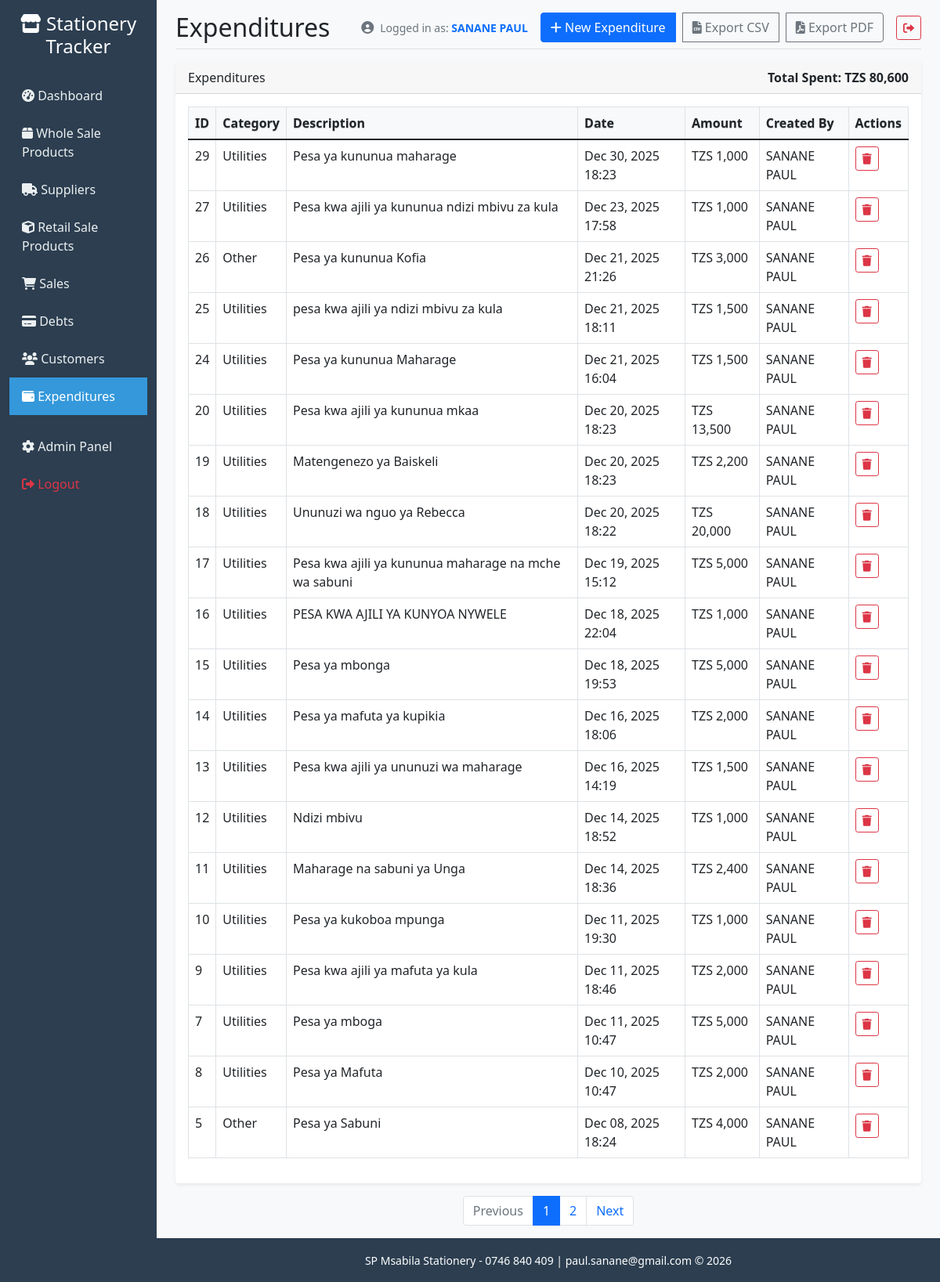
The app's page /expenditures/ (signed in) with its own data.
### tracker/models.py (models this page shows, shortened)
class Expenditure(models.Model):
    CATEGORY_CHOICES = [
        ('supplies', 'Supplies'),
        ('rent', 'Rent'),
        ('utilities', 'Utilities'),
        ('salary', 'Salary'),
        ('marketing', 'Marketing'),
        ('other', 'Other'),
    ]
    category = models.CharField(max_length=50, choices=CATEGORY_CHOICES, default='other')
    description = models.TextField(blank=True)
    amount = models.DecimalField(max_digits=12, decimal_places=2, validators=[MinValueValidator(Decimal('0.01'))])
    expense_date = models.DateTimeField(default=timezone.now)
    created_by = models.ForeignKey(User, on_delete=models.SET_NULL, null=True, blank=True)
    created_at = models.DateTimeField(auto_now_add=True)
    class Meta:
        ordering = ['-expense_date']

### tracker/views.py (the view)
# urls.py: path('expenditures/', views.expenditures_list, name='expenditures_list'),
@login_required
def expenditures_list(request):
    expenditures = Expenditure.objects.all().order_by('-expense_date')
    start_date = request.GET.get('start_date')
    end_date = request.GET.get('end_date')
    if start_date in (None, '', 'None'):
        start_date = None
    if end_date in (None, '', 'None'):
        end_date = None
    if start_date:
        expenditures = expenditures.filter(expense_date__date__gte=start_date)
    if end_date:
        expenditures = expenditures.filter(expense_date__date__lte=end_date)
    total_spent = expenditures.aggregate(total=Sum('amount'))['total'] or Decimal('0')
    page = request.GET.get('page')
    paginator = Paginator(expenditures, 20)
    page_obj = paginator.get_page(page)
    context = {
        'expenditures': page_obj,
        'start_date': start_date,
        'end_date': end_date,
        'total_spent': total_spent,
        'paginator': paginator,
        'page_obj': page_obj,
    }
    return render(request, 'tracker/expenditures_list.html', context)

### tracker/templatetags/querystring.py (called while the page is built)
@register.simple_tag(takes_context=True)
def url_replace(context, field, value):
    request = context.get('request')
    if not request:
        return ''
    params = request.GET.copy()
    if value in (None, '', 'None'):
        params.pop(field, None)
    else:
        params[field] = value
    return params.urlencode()

### templates/tracker/expenditures_list.html (shortened to what this page needs)
{% extends 'base.html' %}
{% load humanize tz querystring %}
{% block page_title %}Expenditures{% endblock %}
{% block page_actions %}
<div class="btn-group" role="group">
    <a href="{% url 'create_expenditure' %}" class="btn btn-primary">
        <i class="fas fa-plus"></i> New Expenditure
    </a>
    <a href="{% url 'expenditures_export' %}" class="btn btn-outline-secondary ms-2">
        <i class="fas fa-file-csv"></i> Export CSV
    </a>
    <a href="{% url 'expenditures_export_pdf' %}" class="btn btn-outline-secondary ms-2">
        <i class="fas fa-file-pdf"></i> Export PDF
    </a>
</div>
{% endblock %}
{% block content %}
<div class="card">
    <div class="card-header d-flex justify-content-between align-items-center">
        <h6 class="m-0">Expenditures</h6>
        <div><strong>Total Spent: TZS {{ total_spent|floatformat:0|intcomma }}</strong></div>
    </div>
    <div class="card-body">
        {% if expenditures %}
        <div class="table-responsive">
            <table class="table table-bordered table-hover">
                <thead>
                    <tr>
                        <th>ID</th>
                        <th>Category</th>
                        <th>Description</th>
                        <th>Date</th>
                        <th>Amount</th>
                        <th>Created By</th>
                        <th>Actions</th>
                    </tr>
                </thead>
                <tbody>
                    {% for e in expenditures %}
                    <tr>
                        <td>{{ e.id }}</td>
                        <td>{{ e.get_category_display }}</td>
                        <td>{{ e.description|default:'-' }}</td>
                        <td>{{ e.expense_date|localtime|date:'M d, Y H:i' }}</td>
                        <td>TZS {{ e.amount|floatformat:0|intcomma }}</td>
                        <td>{{ e.created_by.get_full_name|default:e.created_by.username }}</td>
                        <td>
                            <form method="post" action="{% url 'delete_expenditure' e.pk %}" class="d-inline">
                                <button type="submit" class="btn btn-sm btn-outline-danger" onclick="return confirm('Delete this expenditure?');">
                                    <i class="fas fa-trash"></i>
                                </button>
                            </form>
                        </td>
                    </tr>
                    {% endfor %}
                </tbody>
            </table>
        </div>
        {% else %}
            <p class="text-muted">No expenditures recorded yet.</p>
        {% endif %}
    </div>
</div>
{% if page_obj.has_other_pages %}
<nav aria-label="Expenditures pagination" class="mt-3">
    <ul class="pagination justify-content-center">
        {% if page_obj.has_previous %}
            <li class="page-item"><a class="page-link" href="?{% url_replace 'page' page_obj.previous_page_number %}">Previous</a></li>
        {% else %}
            <li class="page-item disabled"><span class="page-link">Previous</span></li>
        {% endif %}
        {% for num in page_obj.paginator.page_range %}
            {% if num == page_obj.number %}
                <li class="page-item active"><span class="page-link">{{ num }}</span></li>
            {% else %}
                <li class="page-item"><a class="page-link" href="?{% url_replace 'page' num %}">{{ num }}</a></li>
            {% endif %}
        {% endfor %}
        {% if page_obj.has_next %}
            <li class="page-item"><a class="page-link" href="?{% url_replace 'page' page_obj.next_page_number %}">Next</a></li>
        {% else %}
            <li class="page-item disabled"><span class="page-link">Next</span></li>
        {% endif %}
    </ul>
</nav>
{% endif %}
{% endblock %}

### templates/base.html (shortened to what this page needs)
<!DOCTYPE html>
<html lang="en">
<head>
    <link href="https://cdn.jsdelivr.net/npm/bootstrap@5.1.3/dist/css/bootstrap.min.css" rel="stylesheet">
    <link href="https://cdnjs.cloudflare.com/ajax/libs/font-awesome/6.0.0/css/all.min.css" rel="stylesheet">
    {% load static tz %}
    <link href="{% static 'custom.css' %}" rel="stylesheet">
</head>
<body>
    {% localtime on %}
    <div class="container-fluid">
        <div class="row">
            <nav class="col-md-3 col-lg-2 d-md-block sidebar collapse" id="sidebar">
                <div class="position-sticky pt-3">
                    <div class="text-center mb-4 position-relative">
                        <h4 class="text-white">
                            <i class="fas fa-store"></i> Stationery Tracker
                        </h4>
                    </div>
                    <ul class="nav flex-column">
                        <li class="nav-item">
                            <a class="nav-link {% if request.resolver_match.url_name == 'dashboard' %}active{% endif %}" href="{% url 'dashboard' %}">
                                <i class="fas fa-tachometer-alt"></i> Dashboard
                            </a>
                        </li>
                        <li class="nav-item">
                            <a class="nav-link {% if 'product' in request.resolver_match.url_name %}active{% endif %}" href="{% url 'product_list' %}">
                                <i class="fas fa-box"></i> Whole Sale Products
                            </a>
                        </li>
                        <li class="nav-item">
                            <a class="nav-link {% if 'supplier' in request.resolver_match.url_name %}active{% endif %}" href="{% url 'supplier_list' %}">
                                <i class="fas fa-truck"></i> Suppliers
                            </a>
                        </li>
                        <li class="nav-item">
                            <a class="nav-link {% if 'stationery' in request.resolver_match.url_name %}active{% endif %}" href="{% url 'stationery_list' %}">
                                <i class="fas fa-cube"></i> Retail Sale Products
                            </a>
                        </li>
                        <li class="nav-item">
                            <a class="nav-link {% if 'sales' in request.resolver_match.url_name %}active{% endif %}" href="{% url 'sales_list' %}">
                                <i class="fas fa-shopping-cart"></i> Sales
                            </a>
                        </li>
                        <li class="nav-item">
                            <a class="nav-link {% if 'debts' in request.resolver_match.url_name %}active{% endif %}" href="{% url 'debts_list' %}">
                                <i class="fas fa-credit-card"></i> Debts
                            </a>
                        </li>
                        <li class="nav-item">
                            <a class="nav-link {% if 'customers' in request.resolver_match.url_name %}active{% endif %}" href="{% url 'customers_list' %}">
                                <i class="fas fa-users"></i> Customers
                            </a>
                        </li>
                        <li class="nav-item">
                            <a class="nav-link {% if 'expend' in request.resolver_match.url_name %}active{% endif %}" href="{% url 'expenditures_list' %}">
                                <i class="fas fa-wallet"></i> Expenditures
                            </a>
                        </li>
                        <li class="nav-item mt-3">
                            <a class="nav-link" href="/admin/">
                                <i class="fas fa-cog"></i> Admin Panel
                            </a>
                        </li>
                        <li class="nav-item">
                            <form method="post" action="{% url 'logout' %}" style="display: inline;">
                                <button type="submit" class="nav-link text-danger" style="background: none; border: none; padding: 0.75rem 1rem; width: 100%; text-align: left; cursor: pointer;">
                                    <i class="fas fa-sign-out-alt"></i> Logout
                                </button>
                            </form>
                        </li>
                    </ul>
                </div>
            </nav>
            <main class="col-md-9 ms-sm-auto col-lg-10 px-md-4 main-content">
                <div class="d-flex justify-content-between flex-wrap flex-md-nowrap align-items-center pt-3 pb-2 mb-3 border-bottom">
                    <div class="d-flex align-items-center">
                        <h1 class="h2 mb-0">{% block page_title %}Dashboard{% endblock %}</h1>
                    </div>
                    <div class="d-flex align-items-center gap-3">
                        {% if user.is_authenticated %}
                        <div class="d-none d-md-flex align-items-center text-muted">
                            <i class="fas fa-user-circle me-2"></i>
                            <span class="small">
                                Logged in as: <strong class="text-primary">{{ user.get_full_name|default:user.username }}</strong>
                            </span>
                        </div>
                        {% endif %}
                        <div class="btn-toolbar mb-2 mb-md-0">
                            {% block page_actions %}{% endblock %}
                        </div>
                        {% if user.is_authenticated %}
                        <form method="post" action="{% url 'logout' %}" style="display: inline;">
                            <button type="submit" class="btn btn-outline-danger btn-sm" title="Logout">
                                <i class="fas fa-sign-out-alt"></i>
                            </button>
                        </form>
                        {% endif %}
                    </div>
                </div>
                {% block content %}{% endblock %}
            </main>
        </div>
    </div>
    {% endlocaltime %}
        <footer class="text-center text-white" style="background-color:#2c3e50;">
            <div class="container-fluid">
                <div class="row">
                    <div class="col-md-3 col-lg-2 d-md-block" style="background-color:#2c3e50; min-height: 56px;">
                    </div>
                    <div class="col-md-9 ms-sm-auto col-lg-10">
                        <div class="container py-3">
                            <small style="font-size:0.875rem;">SP Msabila Stationery - 0746 840 409 | paul.sanane@gmail.com &copy; {% now "Y" %}</small>
                        </div>
                    </div>
                </div>
            </div>
        </footer>
</body>
</html>

### static/custom.css (style rules this page uses)
.sidebar .nav-link.active { background-color: #3498db !important; color: #fff !important; }
.table thead th { text-shadow: 0 1px 0 rgba(0,0,0,0.25) !important; }

### templates/base.html (style rules this page uses)
.sidebar { min-height: 100vh; background-color: #2c3e50; position: relative; }
.sidebar .nav-link { color: #ecf0f1; padding: 0.75rem 1rem; }
.sidebar .nav-link.active { background-color: #3498db; color: #fff; }
.main-content { background-color: #f8f9fa; min-height: 100vh; }
.card { border: none; box-shadow: 0 0.125rem 0.25rem rgba(0, 0, 0, 0.075); }
.table th { background-color: #f8f9fa; border-top: none; }
@media (min-width: 768px) { .sidebar { min-height: calc(100vh - 56px); } }

### records on screen
Expenditure: id "29", category "Utilities", description "Pesa ya kununua maharage", expense_date "Dec 30, 2025 18:23", amount "1,000", created_by.get_full_name "SANANE PAUL"
Expenditure: id "27", category "Utilities", description "Pesa kwa ajili ya kununua ndizi mbivu za kula", expense_date "Dec 23, 2025 17:58", amount "1,000", created_by.get_full_name "SANANE PAUL"
Expenditure: id "26", category "Other", description "Pesa ya kununua Kofia", expense_date "Dec 21, 2025 21:26", amount "3,000", created_by.get_full_name "SANANE PAUL"
Expenditure: id "25", category "Utilities", description "pesa kwa ajili ya ndizi mbivu za kula", expense_date "Dec 21, 2025 18:11", amount "1,500", created_by.get_full_name "SANANE PAUL"
Expenditure: id "24", category "Utilities", description "Pesa ya kununua Maharage", expense_date "Dec 21, 2025 16:04", amount "1,500", created_by.get_full_name "SANANE PAUL"
Expenditure: id "20", category "Utilities", description "Pesa kwa ajili ya kununua mkaa", expense_date "Dec 20, 2025 18:23", amount "13,500", created_by.get_full_name "SANANE PAUL"
Expenditure: id "19", category "Utilities", description "Matengenezo ya Baiskeli", expense_date "Dec 20, 2025 18:23", amount "2,200", created_by.get_full_name "SANANE PAUL"
Expenditure: id "18", category "Utilities", description "Ununuzi wa nguo ya Rebecca", expense_date "Dec 20, 2025 18:22", amount "20,000", created_by.get_full_name "SANANE PAUL"
Expenditure: id "17", category "Utilities", description "Pesa kwa ajili ya kununua maharage na mche wa sabuni", expense_date "Dec 19, 2025 15:12", amount "5,000", created_by.get_full_name "SANANE PAUL"
Expenditure: id "16", category "Utilities", description "PESA KWA AJILI YA KUNYOA NYWELE", expense_date "Dec 18, 2025 22:04", amount "1,000", created_by.get_full_name "SANANE PAUL"
Expenditure: id "15", category "Utilities", description "Pesa ya mbonga", expense_date "Dec 18, 2025 19:53", amount "5,000", created_by.get_full_name "SANANE PAUL"
Expenditure: id "14", category "Utilities", description "Pesa ya mafuta ya kupikia", expense_date "Dec 16, 2025 18:06", amount "2,000", created_by.get_full_name "SANANE PAUL"
Expenditure: id "13", category "Utilities", description "Pesa kwa ajili ya ununuzi wa maharage", expense_date "Dec 16, 2025 14:19", amount "1,500", created_by.get_full_name "SANANE PAUL"
Expenditure: id "12", category "Utilities", description "Ndizi mbivu", expense_date "Dec 14, 2025 18:52", amount "1,000", created_by.get_full_name "SANANE PAUL"
Expenditure: id "11", category "Utilities", description "Maharage na sabuni ya Unga", expense_date "Dec 14, 2025 18:36", amount "2,400", created_by.get_full_name "SANANE PAUL"
Expenditure: id "10", category "Utilities", description "Pesa ya kukoboa mpunga", expense_date "Dec 11, 2025 19:30", amount "1,000", created_by.get_full_name "SANANE PAUL"
Expenditure: id "9", category "Utilities", description "Pesa kwa ajili ya mafuta ya kula", expense_date "Dec 11, 2025 18:46", amount "2,000", created_by.get_full_name "SANANE PAUL"
Expenditure: id "7", category "Utilities", description "Pesa ya mboga", expense_date "Dec 11, 2025 10:47", amount "5,000", created_by.get_full_name "SANANE PAUL"
Expenditure: id "8", category "Utilities", description "Pesa ya Mafuta", expense_date "Dec 10, 2025 10:47", amount "2,000", created_by.get_full_name "SANANE PAUL"
Expenditure: id "5", category "Other", description "Pesa ya Sabuni", expense_date "Dec 08, 2025 18:24", amount "4,000", created_by.get_full_name "SANANE PAUL"

### other values on screen
{{ user.get_full_name|default:user.username }} "SANANE PAUL"
{{ total_spent|floatformat:0|intcomma }} "80,600"
{{ num }} "1"
{{ num }} "2"
